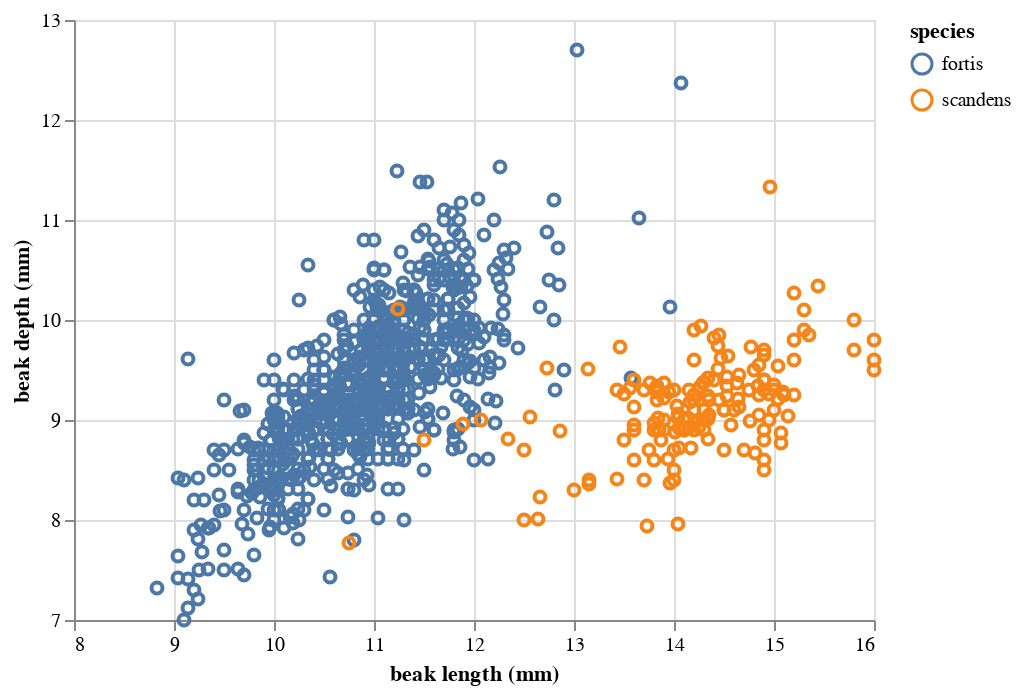

Here is the notebook cell this chart was saved with:
### Code cell
alt.Chart(df_1987
    ).mark_point(
        opacity=1
    ).encode(
        x=alt.X('beak length (mm):Q',scale=alt.Scale(zero=False)),
        y=alt.Y('beak depth (mm):Q',scale=alt.Scale(zero=False)),
        color='species:N',
                        )

### Figure 1 — Vega-Lite specification as saved in the notebook (floating-point values rounded to 4 significant figures; data arrays with more than 128 entries replaced by an {"elided": "..."} marker saying what was removed)
{"$schema": "https://vega.github.io/schema/vega-lite/v2.4.3.json", "config": {"view": {"height": 300, "width": 400}}, "data": {"values": {"elided": "943 records"}}, "encoding": {"color": {"field": "species", "type": "nominal"}, "x": {"field": "beak length (mm)", "scale": {"zero": false}, "type": "quantitative"}, "y": {"field": "beak depth (mm)", "scale": {"zero": false}, "type": "quantitative"}}, "mark": {"opacity": 1, "type": "point"}}
